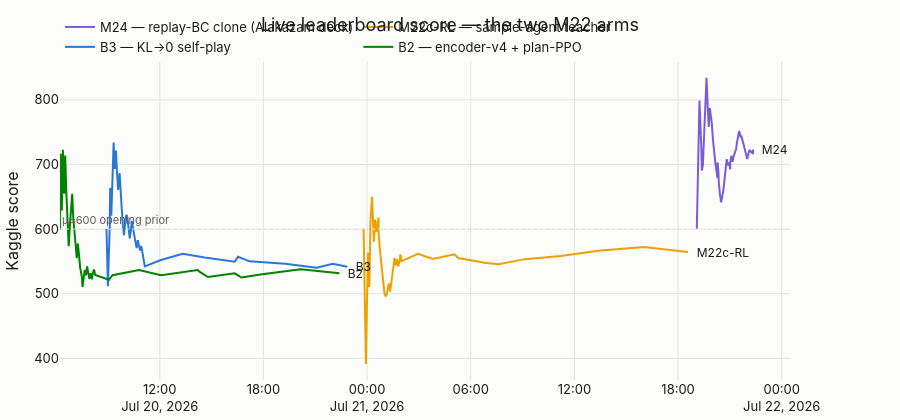

Notebook source saved alongside this figure:
### Code cell
# 4 — Leaderboard score over time. Single axis, one line per arm, direct-labelled.
# Direct labels are not decoration here: they are the required secondary encoding
# for the tritan pair (ΔE 7.6), so identity never rests on hue alone.
fig = go.Figure()
for sub, label in ARMS.items():
    d = episodes[episodes["submission"] == sub].dropna(subset=["our_score"])
    if d.empty:
        continue
    fig.add_trace(go.Scatter(
        x=d["time"], y=d["our_score"], name=label, mode="lines",
        line=dict(color=COLOR[sub], width=2),
        hovertemplate=f"<b>{label}</b><br>%{{x|%b %d %H:%M}}<br>"
                      f"score %{{y:.1f}}<extra></extra>"))
    last = d.iloc[-1]
    fig.add_annotation(x=last["time"], y=last["our_score"], text=f"  {label.split(' — ')[0]}",
                       showarrow=False, xanchor="left", font=dict(color=INK, size=12))

fig.add_hline(y=600, line=dict(color=GRID, width=1, dash="dot"))
fig.add_annotation(x=0, xref="paper", y=600, text="μ=600 opening prior", showarrow=False,
                   xanchor="left", yanchor="bottom", font=dict(color=INK2, size=11))
fig.update_layout(
    title="Live leaderboard score — the two M22 arms",
    xaxis_title=None, yaxis_title="Kaggle score",
    hovermode="x unified", height=420,
    margin=dict(l=60, r=110, t=60, b=40),
    legend=dict(orientation="h", yanchor="bottom", y=1.0, x=0))
fig.show()

print("Early movement is the μ=600 prior decaying, not play. Read cell 3, not this chart.")
